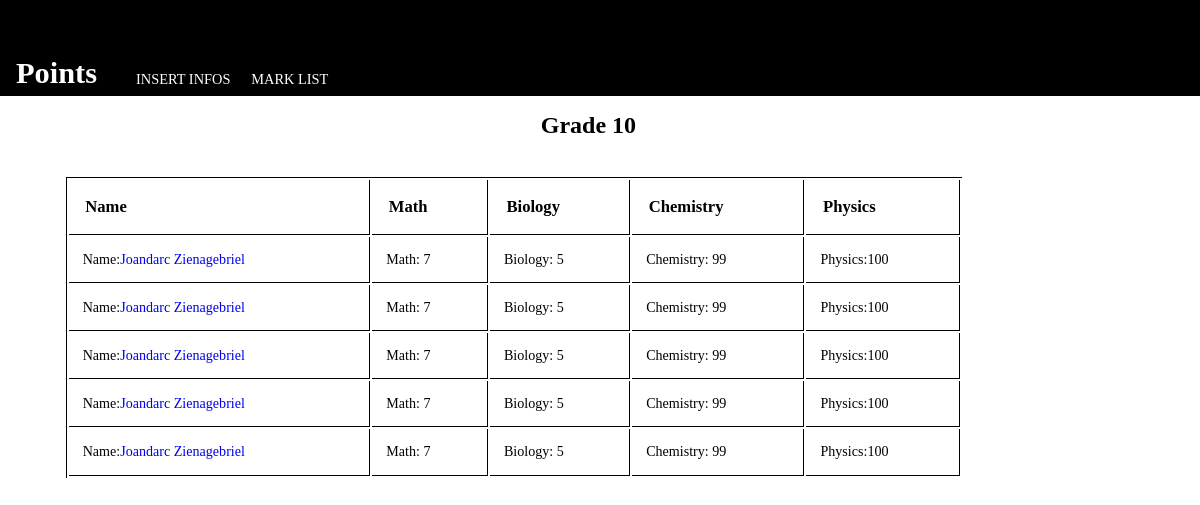
Page /school/ten/list on the committed database.
### school/models.py (models this page shows)
class GradeTen(models.Model):
    author=models.ForeignKey(
        "auth.User",
        on_delete=models.CASCADE,
    )
    math=models.PositiveIntegerField(null=True, blank=True)
    physics=models.PositiveIntegerField(null=True, blank=True)
    chemistry=models.PositiveIntegerField(null=True, blank=True)
    biology=models.PositiveIntegerField(null=True, blank=True)
    name=models.CharField(max_length=60)
    def get_absolute_url(self):
        return reverse("detail_ten", kwargs={"pk": self.pk})

### school/views.py (the view)
# urls.py: path("ten/list", Grade_ten_list_view.as_view(), name="list_ten"),
class Grade_ten_list_view(ListView):
    model= GradeTen
    template_name= "list_ten_grade.html"

### templates/list_ten_grade.html (shortened to what this page needs)
<!DOCTYPE html>
<html>
    <head>
    </head>
    <body>
        {%extends 'base_grade.html'%}
        {%block content%}
        <div id="contenuto">
      <h1 class="list_header">Grade 10</h1>
            <table>
                <tr>
                    <th>Name</th>
                    <th>Math</th>
                    <th>Biology</th>
                    <th>Chemistry</th>
                    <th>Physics</th>
                </tr>
                {%for ten in gradeten_list%}
            <tr>
        <td>Name:<a href="{{ten.get_absolute_url}}">{{ten.name}}</a></td>
       <td>Math: {{ten.math}}</td>
       <td>Biology: {{ten.chemistry}}</td>
        <td>Chemistry: {{ten.biology}}</td>
        <td>Physics:{{ten.physics}}</td>
        </tr>
        {%endfor%}
    </table>
    <br>
        </div>
{%endblock%}

### templates/base_grade.html (style rules this page uses)
a { text-decoration: none; }
.list_header { margin-left: 4em;font-size: 1.5em;width: 5em; }
table { border: 1px solid;border-bottom: none;border-right: none;font-size: .8em;margin: 3em 0em 0em -.3em; }
td,th { border-bottom: 1px solid;border-right: 1px solid;padding: .2em; }
th { text-align: start; }
@media screen and (min-width: 375px) { .list_header { margin-left: 5em; } }
@media screen and (min-width: 375px) { table { margin-left: .1em; } }
@media screen and (min-width: 375px) { td,th { font-size: 1em;padding: .5em; } }
@media screen and (min-width: 425px) { .list_header { margin-left: 6.5em; } }
@media screen and (min-width: 425px) { table { margin-left: .2em; } }
@media screen and (min-width: 425px) { td,th { padding: .5em; } }
@media screen and (min-width: 768px) { .list_header { margin-left: 46%; } }
@media screen and (min-width: 768px) { table { width: 58.5em; } }
@media screen and (min-width: 768px) { th { font-size: 1.2em; } }
@media screen and (min-width: 768px) { td { font-size: 1.1em; } }
@media screen and (min-width: 768px) { td,th { padding: 1em; } }
@media screen and (min-width: 1024px) { a { text-decoration: none; } }
@media screen and (min-width: 1024px) { h1 { font-size: 1.9em; } }
@media screen and (min-width: 1024px) { .list_header { margin-left: 45%; } }
@media screen and (min-width: 1024px) { table { width: 70em;margin-left: 4.5em; } }
@media screen and (min-width: 1024px) { th { font-size: 1.3em; } }
@media screen and (min-width: 1024px) { td { font-size: 1.1em; } }

### rows in the picture
GradeTen: name "Joandarc Zienagebriel", math "7", chemistry "5", biology "99", physics "100"
GradeTen: name "Joandarc Zienagebriel", math "7", chemistry "5", biology "99", physics "100"
GradeTen: name "Joandarc Zienagebriel", math "7", chemistry "5", biology "99", physics "100"
GradeTen: name "Joandarc Zienagebriel", math "7", chemistry "5", biology "99", physics "100"
GradeTen: name "Joandarc Zienagebriel", math "7", chemistry "5", biology "99", physics "100"
